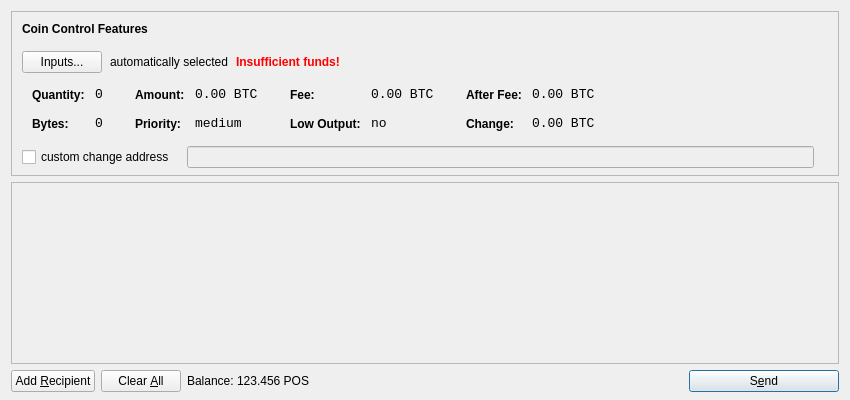
<?xml version="1.0" encoding="UTF-8"?>
<ui version="4.0">
 <class>SendCoinsDialog</class>
 <widget class="QDialog" name="SendCoinsDialog">
  <property name="geometry">
   <rect>
    <x>0</x>
    <y>0</y>
    <width>850</width>
    <height>400</height>
   </rect>
  </property>
  <property name="windowTitle">
   <string>Send Coins</string>
  </property>
  <layout class="QVBoxLayout" name="verticalLayout" stretch="0,1,0">
   <property name="bottomMargin">
    <number>8</number>
   </property>
   <item>
    <widget class="QFrame" name="frameCoinControl">
     <property name="sizePolicy">
      <sizepolicy hsizetype="Expanding" vsizetype="Expanding">
       <horstretch>0</horstretch>
       <verstretch>0</verstretch>
      </sizepolicy>
     </property>
     <property name="maximumSize">
      <size>
       <width>16777215</width>
       <height>16777215</height>
      </size>
     </property>
     <property name="frameShape">
      <enum>QFrame::StyledPanel</enum>
     </property>
     <property name="frameShadow">
      <enum>QFrame::Sunken</enum>
     </property>
     <layout class="QVBoxLayout" name="verticalLayoutCoinControl2">
      <property name="spacing">
       <number>-1</number>
      </property>
      <property name="leftMargin">
       <number>0</number>
      </property>
      <property name="topMargin">
       <number>0</number>
      </property>
      <property name="rightMargin">
       <number>0</number>
      </property>
      <property name="bottomMargin">
       <number>6</number>
      </property>
      <item>
       <layout class="QVBoxLayout" name="verticalLayoutCoinControl" stretch="0,0,0,0,1">
        <property name="spacing">
         <number>0</number>
        </property>
        <property name="leftMargin">
         <number>10</number>
        </property>
        <property name="topMargin">
         <number>10</number>
        </property>
        <item>
         <layout class="QHBoxLayout" name="horizontalLayoutCoinControl1">
          <property name="bottomMargin">
           <number>15</number>
          </property>
          <item>
           <widget class="QLabel" name="labelCoinControlFeatures">
            <property name="sizePolicy">
             <sizepolicy hsizetype="Preferred" vsizetype="Maximum">
              <horstretch>0</horstretch>
              <verstretch>0</verstretch>
             </sizepolicy>
            </property>
            <property name="font">
             <font>
              <weight>75</weight>
              <bold>true</bold>
             </font>
            </property>
            <property name="styleSheet">
             <string notr="true">font-weight:bold;</string>
            </property>
            <property name="text">
             <string>Coin Control Features</string>
            </property>
           </widget>
          </item>
         </layout>
        </item>
        <item>
         <layout class="QHBoxLayout" name="horizontalLayoutCoinControl2" stretch="0,0,0,0">
          <property name="spacing">
           <number>8</number>
          </property>
          <property name="bottomMargin">
           <number>10</number>
          </property>
          <item>
           <widget class="QPushButton" name="pushButtonCoinControl">
            <property name="styleSheet">
             <string notr="true"/>
            </property>
            <property name="text">
             <string>Inputs...</string>
            </property>
           </widget>
          </item>
          <item>
           <widget class="QLabel" name="labelCoinControlAutomaticallySelected">
            <property name="text">
             <string>automatically selected</string>
            </property>
            <property name="margin">
             <number>5</number>
            </property>
           </widget>
          </item>
          <item>
           <widget class="QLabel" name="labelCoinControlInsuffFunds">
            <property name="font">
             <font>
              <weight>75</weight>
              <bold>true</bold>
             </font>
            </property>
            <property name="styleSheet">
             <string notr="true">color:red;font-weight:bold;</string>
            </property>
            <property name="text">
             <string>Insufficient funds!</string>
            </property>
            <property name="margin">
             <number>5</number>
            </property>
           </widget>
          </item>
          <item>
           <spacer name="horizontalSpacerCoinControl">
            <property name="orientation">
             <enum>Qt::Horizontal</enum>
            </property>
            <property name="sizeHint" stdset="0">
             <size>
              <width>40</width>
              <height>1</height>
             </size>
            </property>
           </spacer>
          </item>
         </layout>
        </item>
        <item>
         <widget class="QWidget" name="widgetCoinControl" native="true">
          <property name="sizePolicy">
           <sizepolicy hsizetype="Preferred" vsizetype="Preferred">
            <horstretch>0</horstretch>
            <verstretch>0</verstretch>
           </sizepolicy>
          </property>
          <property name="minimumSize">
           <size>
            <width>0</width>
            <height>0</height>
           </size>
          </property>
          <property name="styleSheet">
           <string notr="true"/>
          </property>
          <layout class="QHBoxLayout" name="horizontalLayoutCoinControl5">
           <property name="margin">
            <number>0</number>
           </property>
           <item>
            <layout class="QHBoxLayout" name="horizontalLayoutCoinControl3" stretch="0,0,0,1">
             <property name="spacing">
              <number>20</number>
             </property>
             <property name="topMargin">
              <number>0</number>
             </property>
             <property name="bottomMargin">
              <number>10</number>
             </property>
             <item>
              <layout class="QFormLayout" name="formLayoutCoinControl1">
               <property name="horizontalSpacing">
                <number>10</number>
               </property>
               <property name="verticalSpacing">
                <number>14</number>
               </property>
               <property name="leftMargin">
                <number>10</number>
               </property>
               <property name="topMargin">
                <number>4</number>
               </property>
               <property name="rightMargin">
                <number>6</number>
               </property>
               <item row="0" column="0">
                <widget class="QLabel" name="labelCoinControlQuantityText">
                 <property name="styleSheet">
                  <string notr="true">font-weight:bold;</string>
                 </property>
                 <property name="text">
                  <string>Quantity:</string>
                 </property>
                 <property name="margin">
                  <number>0</number>
                 </property>
                </widget>
               </item>
               <item row="0" column="1">
                <widget class="QLabel" name="labelCoinControlQuantity">
                 <property name="font">
                  <font>
                   <family>Monospace</family>
                   <pointsize>10</pointsize>
                  </font>
                 </property>
                 <property name="cursor">
                  <cursorShape>IBeamCursor</cursorShape>
                 </property>
                 <property name="contextMenuPolicy">
                  <enum>Qt::ActionsContextMenu</enum>
                 </property>
                 <property name="text">
                  <string notr="true">0</string>
                 </property>
                 <property name="margin">
                  <number>0</number>
                 </property>
                 <property name="textInteractionFlags">
                  <set>Qt::LinksAccessibleByMouse|Qt::TextSelectableByKeyboard|Qt::TextSelectableByMouse</set>
                 </property>
                </widget>
               </item>
               <item row="1" column="0">
                <widget class="QLabel" name="labelCoinControlBytesText">
                 <property name="styleSheet">
                  <string notr="true">font-weight:bold;</string>
                 </property>
                 <property name="text">
                  <string>Bytes:</string>
                 </property>
                </widget>
               </item>
               <item row="1" column="1">
                <widget class="QLabel" name="labelCoinControlBytes">
                 <property name="font">
                  <font>
                   <family>Monospace</family>
                   <pointsize>10</pointsize>
                  </font>
                 </property>
                 <property name="cursor">
                  <cursorShape>IBeamCursor</cursorShape>
                 </property>
                 <property name="contextMenuPolicy">
                  <enum>Qt::ActionsContextMenu</enum>
                 </property>
                 <property name="text">
                  <string notr="true">0</string>
                 </property>
                 <property name="textInteractionFlags">
                  <set>Qt::LinksAccessibleByMouse|Qt::TextSelectableByKeyboard|Qt::TextSelectableByMouse</set>
                 </property>
                </widget>
               </item>
              </layout>
             </item>
             <item>
              <layout class="QFormLayout" name="formLayoutCoinControl2">
               <property name="horizontalSpacing">
                <number>10</number>
               </property>
               <property name="verticalSpacing">
                <number>14</number>
               </property>
               <property name="leftMargin">
                <number>6</number>
               </property>
               <property name="topMargin">
                <number>4</number>
               </property>
               <property name="rightMargin">
                <number>6</number>
               </property>
               <item row="0" column="0">
                <widget class="QLabel" name="labelCoinControlAmountText">
                 <property name="styleSheet">
                  <string notr="true">font-weight:bold;</string>
                 </property>
                 <property name="text">
                  <string>Amount:</string>
                 </property>
                 <property name="margin">
                  <number>0</number>
                 </property>
                </widget>
               </item>
               <item row="0" column="1">
                <widget class="QLabel" name="labelCoinControlAmount">
                 <property name="font">
                  <font>
                   <family>Monospace</family>
                   <pointsize>10</pointsize>
                  </font>
                 </property>
                 <property name="cursor">
                  <cursorShape>IBeamCursor</cursorShape>
                 </property>
                 <property name="contextMenuPolicy">
                  <enum>Qt::ActionsContextMenu</enum>
                 </property>
                 <property name="text">
                  <string notr="true">0.00 BTC</string>
                 </property>
                 <property name="textInteractionFlags">
                  <set>Qt::LinksAccessibleByMouse|Qt::TextSelectableByKeyboard|Qt::TextSelectableByMouse</set>
                 </property>
                </widget>
               </item>
               <item row="1" column="0">
                <widget class="QLabel" name="labelCoinControlPriorityText">
                 <property name="styleSheet">
                  <string notr="true">font-weight:bold;</string>
                 </property>
                 <property name="text">
                  <string>Priority:</string>
                 </property>
                </widget>
               </item>
               <item row="1" column="1">
                <widget class="QLabel" name="labelCoinControlPriority">
                 <property name="font">
                  <font>
                   <family>Monospace</family>
                   <pointsize>10</pointsize>
                  </font>
                 </property>
                 <property name="cursor">
                  <cursorShape>IBeamCursor</cursorShape>
                 </property>
                 <property name="contextMenuPolicy">
                  <enum>Qt::ActionsContextMenu</enum>
                 </property>
                 <property name="text">
                  <string>medium</string>
                 </property>
                 <property name="textInteractionFlags">
                  <set>Qt::LinksAccessibleByMouse|Qt::TextSelectableByKeyboard|Qt::TextSelectableByMouse</set>
                 </property>
                </widget>
               </item>
              </layout>
             </item>
             <item>
              <layout class="QFormLayout" name="formLayoutCoinControl3">
               <property name="horizontalSpacing">
                <number>10</number>
               </property>
               <property name="verticalSpacing">
                <number>14</number>
               </property>
               <property name="leftMargin">
                <number>6</number>
               </property>
               <property name="topMargin">
                <number>4</number>
               </property>
               <property name="rightMargin">
                <number>6</number>
               </property>
               <item row="0" column="0">
                <widget class="QLabel" name="labelCoinControlFeeText">
                 <property name="styleSheet">
                  <string notr="true">font-weight:bold;</string>
                 </property>
                 <property name="text">
                  <string>Fee:</string>
                 </property>
                 <property name="margin">
                  <number>0</number>
                 </property>
                </widget>
               </item>
               <item row="0" column="1">
                <widget class="QLabel" name="labelCoinControlFee">
                 <property name="font">
                  <font>
                   <family>Monospace</family>
                   <pointsize>10</pointsize>
                  </font>
                 </property>
                 <property name="cursor">
                  <cursorShape>IBeamCursor</cursorShape>
                 </property>
                 <property name="contextMenuPolicy">
                  <enum>Qt::ActionsContextMenu</enum>
                 </property>
                 <property name="text">
                  <string notr="true">0.00 BTC</string>
                 </property>
                 <property name="textInteractionFlags">
                  <set>Qt::LinksAccessibleByMouse|Qt::TextSelectableByKeyboard|Qt::TextSelectableByMouse</set>
                 </property>
                </widget>
               </item>
               <item row="1" column="0">
                <widget class="QLabel" name="labelCoinControlLowOutputText">
                 <property name="styleSheet">
                  <string notr="true">font-weight:bold;</string>
                 </property>
                 <property name="text">
                  <string>Low Output:</string>
                 </property>
                </widget>
               </item>
               <item row="1" column="1">
                <widget class="QLabel" name="labelCoinControlLowOutput">
                 <property name="font">
                  <font>
                   <family>Monospace</family>
                   <pointsize>10</pointsize>
                  </font>
                 </property>
                 <property name="cursor">
                  <cursorShape>IBeamCursor</cursorShape>
                 </property>
                 <property name="contextMenuPolicy">
                  <enum>Qt::ActionsContextMenu</enum>
                 </property>
                 <property name="text">
                  <string>no</string>
                 </property>
                 <property name="textInteractionFlags">
                  <set>Qt::LinksAccessibleByMouse|Qt::TextSelectableByKeyboard|Qt::TextSelectableByMouse</set>
                 </property>
                </widget>
               </item>
              </layout>
             </item>
             <item>
              <layout class="QFormLayout" name="formLayoutCoinControl4">
               <property name="horizontalSpacing">
                <number>10</number>
               </property>
               <property name="verticalSpacing">
                <number>14</number>
               </property>
               <property name="leftMargin">
                <number>6</number>
               </property>
               <property name="topMargin">
                <number>4</number>
               </property>
               <property name="rightMargin">
                <number>6</number>
               </property>
               <item row="0" column="0">
                <widget class="QLabel" name="labelCoinControlAfterFeeText">
                 <property name="styleSheet">
                  <string notr="true">font-weight:bold;</string>
                 </property>
                 <property name="text">
                  <string>After Fee:</string>
                 </property>
                 <property name="margin">
                  <number>0</number>
                 </property>
                </widget>
               </item>
               <item row="0" column="1">
                <widget class="QLabel" name="labelCoinControlAfterFee">
                 <property name="font">
                  <font>
                   <family>Monospace</family>
                   <pointsize>10</pointsize>
                  </font>
                 </property>
                 <property name="cursor">
                  <cursorShape>IBeamCursor</cursorShape>
                 </property>
                 <property name="contextMenuPolicy">
                  <enum>Qt::ActionsContextMenu</enum>
                 </property>
                 <property name="text">
                  <string notr="true">0.00 BTC</string>
                 </property>
                 <property name="textInteractionFlags">
                  <set>Qt::LinksAccessibleByMouse|Qt::TextSelectableByKeyboard|Qt::TextSelectableByMouse</set>
                 </property>
                </widget>
               </item>
               <item row="1" column="0">
                <widget class="QLabel" name="labelCoinControlChangeText">
                 <property name="styleSheet">
                  <string notr="true">font-weight:bold;</string>
                 </property>
                 <property name="text">
                  <string>Change:</string>
                 </property>
                </widget>
               </item>
               <item row="1" column="1">
                <widget class="QLabel" name="labelCoinControlChange">
                 <property name="font">
                  <font>
                   <family>Monospace</family>
                   <pointsize>10</pointsize>
                  </font>
                 </property>
                 <property name="cursor">
                  <cursorShape>IBeamCursor</cursorShape>
                 </property>
                 <property name="contextMenuPolicy">
                  <enum>Qt::ActionsContextMenu</enum>
                 </property>
                 <property name="text">
                  <string notr="true">0.00 BTC</string>
                 </property>
                 <property name="textInteractionFlags">
                  <set>Qt::LinksAccessibleByMouse|Qt::TextSelectableByKeyboard|Qt::TextSelectableByMouse</set>
                 </property>
                </widget>
               </item>
              </layout>
             </item>
            </layout>
           </item>
          </layout>
         </widget>
        </item>
        <item>
         <layout class="QHBoxLayout" name="horizontalLayoutCoinControl4" stretch="0,0,0">
          <property name="spacing">
           <number>12</number>
          </property>
          <property name="sizeConstraint">
           <enum>QLayout::SetDefaultConstraint</enum>
          </property>
          <property name="topMargin">
           <number>5</number>
          </property>
          <property name="rightMargin">
           <number>5</number>
          </property>
          <item>
           <widget class="QCheckBox" name="checkBoxCoinControlChange">
            <property name="text">
             <string>custom change address</string>
            </property>
           </widget>
          </item>
          <item>
           <widget class="QLineEdit" name="lineEditCoinControlChange">
            <property name="enabled">
             <bool>false</bool>
            </property>
            <property name="sizePolicy">
             <sizepolicy hsizetype="Expanding" vsizetype="Fixed">
              <horstretch>0</horstretch>
              <verstretch>0</verstretch>
             </sizepolicy>
            </property>
           </widget>
          </item>
          <item>
           <widget class="QLabel" name="labelCoinControlChangeLabel">
            <property name="sizePolicy">
             <sizepolicy hsizetype="Preferred" vsizetype="Expanding">
              <horstretch>0</horstretch>
              <verstretch>0</verstretch>
             </sizepolicy>
            </property>
            <property name="minimumSize">
             <size>
              <width>0</width>
              <height>0</height>
             </size>
            </property>
            <property name="text">
             <string/>
            </property>
            <property name="margin">
             <number>3</number>
            </property>
           </widget>
          </item>
         </layout>
        </item>
        <item>
         <spacer name="verticalSpacerCoinControl">
          <property name="orientation">
           <enum>Qt::Vertical</enum>
          </property>
          <property name="sizeHint" stdset="0">
           <size>
            <width>800</width>
            <height>1</height>
           </size>
          </property>
         </spacer>
        </item>
       </layout>
      </item>
     </layout>
    </widget>
   </item>
   <item>
    <widget class="QScrollArea" name="scrollArea">
     <property name="widgetResizable">
      <bool>true</bool>
     </property>
     <widget class="QWidget" name="scrollAreaWidgetContents">
      <property name="geometry">
       <rect>
        <x>0</x>
        <y>0</y>
        <width>830</width>
        <height>165</height>
       </rect>
      </property>
      <layout class="QVBoxLayout" name="verticalLayout_2">
       <property name="margin">
        <number>0</number>
       </property>
       <item>
        <layout class="QVBoxLayout" name="entries">
         <property name="spacing">
          <number>6</number>
         </property>
        </layout>
       </item>
       <item>
        <spacer name="verticalSpacer">
         <property name="orientation">
          <enum>Qt::Vertical</enum>
         </property>
         <property name="sizeHint" stdset="0">
          <size>
           <width>20</width>
           <height>40</height>
          </size>
         </property>
        </spacer>
       </item>
      </layout>
     </widget>
    </widget>
   </item>
   <item>
    <layout class="QHBoxLayout" name="horizontalLayout">
     <item>
      <widget class="QPushButton" name="addButton">
       <property name="toolTip">
        <string>Send to multiple recipients at once</string>
       </property>
       <property name="text">
        <string>Add &amp;Recipient</string>
       </property>
       <property name="icon">
        <iconset resource="../bitcoin.qrc">
         <normaloff>:/icons/add</normaloff>:/icons/add</iconset>
       </property>
       <property name="autoDefault">
        <bool>false</bool>
       </property>
      </widget>
     </item>
     <item>
      <widget class="QPushButton" name="clearButton">
       <property name="sizePolicy">
        <sizepolicy hsizetype="Minimum" vsizetype="Fixed">
         <horstretch>0</horstretch>
         <verstretch>0</verstretch>
        </sizepolicy>
       </property>
       <property name="toolTip">
        <string>Remove all transaction fields</string>
       </property>
       <property name="text">
        <string>Clear &amp;All</string>
       </property>
       <property name="icon">
        <iconset resource="../bitcoin.qrc">
         <normaloff>:/icons/remove</normaloff>:/icons/remove</iconset>
       </property>
       <property name="autoRepeatDelay">
        <number>300</number>
       </property>
       <property name="autoDefault">
        <bool>false</bool>
       </property>
      </widget>
     </item>
     <item>
      <layout class="QHBoxLayout" name="horizontalLayout_2">
       <property name="spacing">
        <number>3</number>
       </property>
       <item>
        <widget class="QLabel" name="label">
         <property name="text">
          <string>Balance:</string>
         </property>
        </widget>
       </item>
       <item>
        <widget class="QLabel" name="labelBalance">
         <property name="cursor">
          <cursorShape>IBeamCursor</cursorShape>
         </property>
         <property name="text">
          <string>123.456 POS</string>
         </property>
         <property name="textInteractionFlags">
          <set>Qt::LinksAccessibleByMouse|Qt::TextSelectableByKeyboard|Qt::TextSelectableByMouse</set>
         </property>
        </widget>
       </item>
      </layout>
     </item>
     <item>
      <spacer name="horizontalSpacer">
       <property name="orientation">
        <enum>Qt::Horizontal</enum>
       </property>
       <property name="sizeHint" stdset="0">
        <size>
         <width>40</width>
         <height>20</height>
        </size>
       </property>
      </spacer>
     </item>
     <item>
      <widget class="QPushButton" name="sendButton">
       <property name="minimumSize">
        <size>
         <width>150</width>
         <height>0</height>
        </size>
       </property>
       <property name="toolTip">
        <string>Confirm the send action</string>
       </property>
       <property name="text">
        <string>S&amp;end</string>
       </property>
       <property name="icon">
        <iconset resource="../bitcoin.qrc">
         <normaloff>:/icons/send</normaloff>:/icons/send</iconset>
       </property>
       <property name="default">
        <bool>true</bool>
       </property>
      </widget>
     </item>
    </layout>
   </item>
  </layout>
 </widget>
 <resources>
  <include location="../bitcoin.qrc"/>
 </resources>
 <connections/>
</ui>
